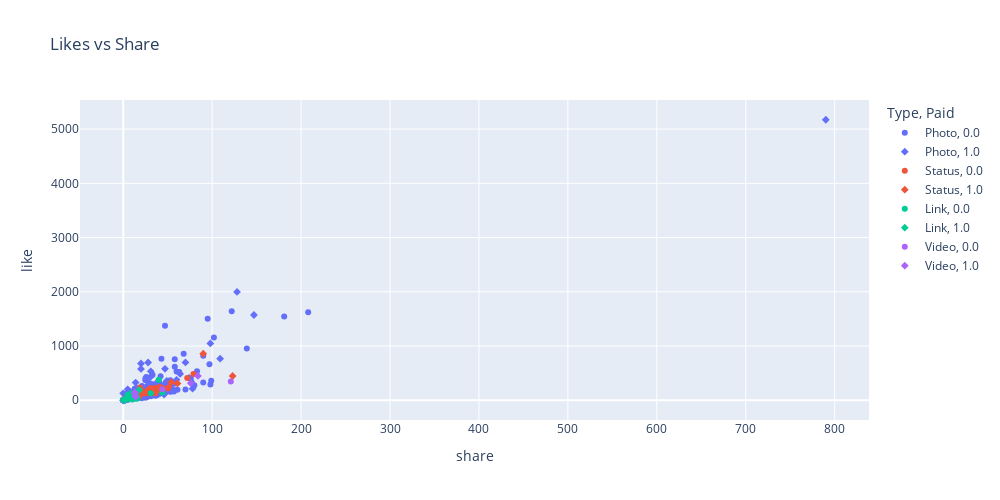

The cell this chart's notebook holds for it:
### Code cell
selected_feature1 = 'share'
px.scatter(df2, x= selected_feature1, y='like', color='Type', symbol='Paid', title=f'Likes vs {selected_feature1.title()}', width=1000, height=500)

### Figure 1 — Plotly figure (JSON) as saved in the notebook; plotly's stock layout.template omitted (floating-point values rounded to 4 significant figures; data arrays with more than 128 entries replaced by an {"elided": "..."} marker saying what was removed)
{"data": [{"hovertemplate": "Type=Photo<br>Paid=0.0<br>share=%{x}<br>like=%{y}<extra></extra>", "legendgroup": "Photo, 0.0", "marker": {"color": "#636efa", "symbol": "circle"}, "mode": "markers", "name": "Photo, 0.0", "orientation": "v", "showlegend": true, "type": "scatter", "x": {"elided": "302 int values"}, "xaxis": "x", "y": {"elided": "302 int values"}, "yaxis": "y"}, {"hovertemplate": "Type=Photo<br>Paid=1.0<br>share=%{x}<br>like=%{y}<extra></extra>", "legendgroup": "Photo, 1.0", "marker": {"color": "#636efa", "symbol": "diamond"}, "mode": "markers", "name": "Photo, 1.0", "orientation": "v", "showlegend": true, "type": "scatter", "x": [147, 27, 14, 20, 20, 8, 28, 17, 14, 10, 13, 22, 70, 9, 47, 74, 19, 8, 17, 0, 9, 16, 2, 19, 60, 9, 14, 49, 13, 19, 5, 64, 16, 98, 44, 12, 15, 17, 2, 25, 3, 22, 3, 3, 31, 26, 11, 31, 790, 14, 10, 8, 32, 10, 15, 9, 10, 4, 28, 47, 31, 5, 5, 4, 3, 9, 16, 28, 29, 26, 14, 4, 49, 14, 6, 22, 34, 44, 29, 20, 23, 33, 30, 39, 35, 16, 30, 51, 11, 128, 38, 14, 14, 109, 27, 26, 38, 17, 9, 14, 16, 29, 0, 0, 7, 21, 24, 6, 26, 6, 32, 78, 34, 21, 37, 42, 19, 47, 46], "xaxis": "x", "y": [1572, 249, 325, 577, 678, 76, 285, 139, 101, 144, 179, 219, 697, 146, 172, 411, 101, 140, 107, 0, 59, 79, 4, 77, 377, 41, 76, 358, 84, 113, 77, 485, 99, 1047, 226, 104, 102, 113, 30, 139, 39, 74, 98, 11, 435, 188, 109, 145, 5172, 53, 71, 47, 126, 104, 128, 66, 42, 47, 696, 215, 534, 25, 202, 34, 15, 102, 72, 197, 330, 154, 65, 24, 168, 67, 57, 97, 139, 244, 101, 156, 155, 166, 179, 138, 163, 59, 286, 236, 152, 1998, 140, 112, 48, 766, 87, 91, 329, 128, 56, 89, 63, 176, 127, 0, 55, 197, 88, 59, 234, 22, 129, 214, 134, 47, 200, 136, 65, 579, 105], "yaxis": "y"}, {"hovertemplate": "Type=Status<br>Paid=0.0<br>share=%{x}<br>like=%{y}<extra></extra>", "legendgroup": "Status, 0.0", "marker": {"color": "#EF553B", "symbol": "circle"}, "mode": "markers", "name": "Status, 0.0", "orientation": "v", "showlegend": true, "type": "scatter", "x": [29, 33, 31, 19, 18, 17, 19, 18, 72, 31, 39, 36, 44, 13, 16, 28, 50, 40, 25, 36, 28, 41, 27, 1, 11, 17, 1, 79, 13, 14, 13, 18, 10, 36, 6], "xaxis": "x", "y": [130, 152, 161, 233, 86, 54, 99, 88, 412, 227, 216, 174, 226, 86, 99, 193, 217, 186, 129, 227, 148, 243, 163, 15, 74, 95, 13, 484, 61, 98, 104, 72, 55, 129, 25], "yaxis": "y"}, {"hovertemplate": "Type=Status<br>Paid=1.0<br>share=%{x}<br>like=%{y}<extra></extra>", "legendgroup": "Status, 1.0", "marker": {"color": "#EF553B", "symbol": "diamond"}, "mode": "markers", "name": "Status, 1.0", "orientation": "v", "showlegend": true, "type": "scatter", "x": [61, 90, 22, 29, 15, 54, 1, 51, 39, 123], "xaxis": "x", "y": [310, 859, 165, 150, 53, 332, 14, 238, 210, 447], "yaxis": "y"}, {"hovertemplate": "Type=Link<br>Paid=0.0<br>share=%{x}<br>like=%{y}<extra></extra>", "legendgroup": "Link, 0.0", "marker": {"color": "#00cc96", "symbol": "circle"}, "mode": "markers", "name": "Link, 0.0", "orientation": "v", "showlegend": true, "type": "scatter", "x": [2, 8, 1, 31, 16, 44, 14, 40, 7, 15, 0, 15, 13, 5, 2, 9], "xaxis": "x", "y": [16, 18, 12, 130, 32, 143, 46, 379, 36, 68, 6, 32, 114, 101, 12, 128], "yaxis": "y"}, {"hovertemplate": "Type=Link<br>Paid=1.0<br>share=%{x}<br>like=%{y}<extra></extra>", "legendgroup": "Link, 1.0", "marker": {"color": "#00cc96", "symbol": "diamond"}, "mode": "markers", "name": "Link, 1.0", "orientation": "v", "showlegend": true, "type": "scatter", "x": [18, 10, 10, 11, 11, 2], "xaxis": "x", "y": [187, 29, 57, 24, 38, 5], "yaxis": "y"}, {"hovertemplate": "Type=Video<br>Paid=0.0<br>share=%{x}<br>like=%{y}<extra></extra>", "legendgroup": "Video, 0.0", "marker": {"color": "#ab63fa", "symbol": "circle"}, "mode": "markers", "name": "Video, 0.0", "orientation": "v", "showlegend": true, "type": "scatter", "x": [13, 121, 44], "xaxis": "x", "y": [99, 345, 204], "yaxis": "y"}, {"hovertemplate": "Type=Video<br>Paid=1.0<br>share=%{x}<br>like=%{y}<extra></extra>", "legendgroup": "Video, 1.0", "marker": {"color": "#ab63fa", "symbol": "diamond"}, "mode": "markers", "name": "Video, 1.0", "orientation": "v", "showlegend": true, "type": "scatter", "x": [13, 14, 84, 76], "xaxis": "x", "y": [143, 65, 449, 315], "yaxis": "y"}], "layout": {"height": 500, "legend": {"title": {"text": "Type, Paid"}, "tracegroupgap": 0}, "title": {"text": "Likes vs Share"}, "width": 1000, "xaxis": {"anchor": "y", "domain": [0, 1], "title": {"text": "share"}}, "yaxis": {"anchor": "x", "domain": [0, 1], "title": {"text": "like"}}}}
